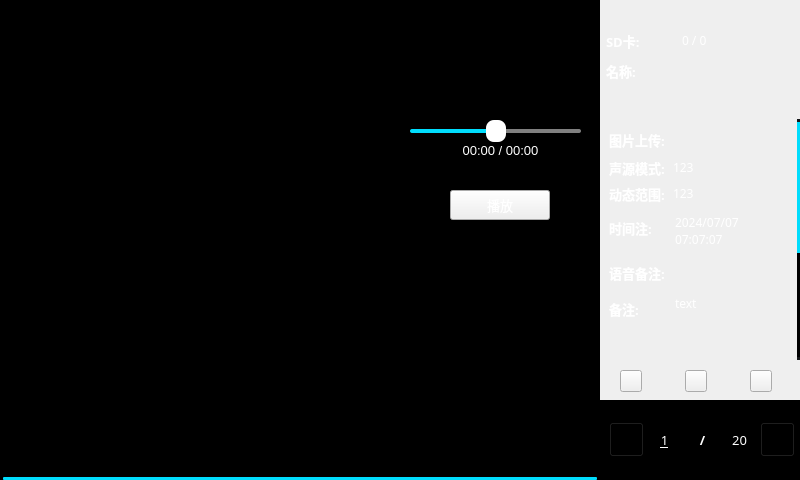
<?xml version="1.0" encoding="UTF-8"?>
<ui version="4.0">
 <class>hp_preview</class>
 <widget class="QWidget" name="hp_preview">
  <property name="geometry">
   <rect>
    <x>0</x>
    <y>0</y>
    <width>800</width>
    <height>480</height>
   </rect>
  </property>
  <property name="windowTitle">
   <string>Form</string>
  </property>
  <widget class="QFrame" name="frame">
   <property name="geometry">
    <rect>
     <x>-200</x>
     <y>0</y>
     <width>1000</width>
     <height>480</height>
    </rect>
   </property>
   <property name="styleSheet">
    <string notr="true"/>
   </property>
   <property name="frameShape">
    <enum>QFrame::NoFrame</enum>
   </property>
   <property name="frameShadow">
    <enum>QFrame::Plain</enum>
   </property>
   <widget class="QWidget" name="previewShow" native="true">
    <property name="geometry">
     <rect>
      <x>200</x>
      <y>0</y>
      <width>600</width>
      <height>450</height>
     </rect>
    </property>
    <property name="styleSheet">
     <string notr="true">background:black;</string>
    </property>
    <widget class="QLabel" name="pictureShow">
     <property name="geometry">
      <rect>
       <x>0</x>
       <y>0</y>
       <width>601</width>
       <height>360</height>
      </rect>
     </property>
     <property name="text">
      <string/>
     </property>
    </widget>
   </widget>
   <widget class="QFrame" name="frame_pic">
    <property name="geometry">
     <rect>
      <x>800</x>
      <y>119</y>
      <width>200</width>
      <height>241</height>
     </rect>
    </property>
    <property name="styleSheet">
     <string notr="true"/>
    </property>
    <property name="frameShape">
     <enum>QFrame::NoFrame</enum>
    </property>
    <property name="frameShadow">
     <enum>QFrame::Plain</enum>
    </property>
    <widget class="QScrollArea" name="scrollArea_picInfo">
     <property name="geometry">
      <rect>
       <x>0</x>
       <y>0</y>
       <width>200</width>
       <height>241</height>
      </rect>
     </property>
     <property name="styleSheet">
      <string notr="true">
QScrollBar:vertical{    
width:3px;/*整个滑动条的宽度*/
background:rgb(45, 48, 51);
border:none;
margin:3px 0px 3px 0px;/*上下两个小方块的长宽 也控制滑动条宽度*/
}

QScrollBar::handle:vertical{
background:rgb(0, 221, 253);/*中间滑块的颜色*/
border:none;
border-radius:3px;
}

QScrollBar::add-line:vertical {
width: 3px;
background:rgb(22, 24, 26);
border:none;
subcontrol-position:right;
subcontrol-origin:margin;
}
QScrollBar::sub-line:vertical {
border:none;
background:rgb(22, 24, 26);
width: 3px;
subcontrol-origin:margin;
subcontrol-position:left;
}
QScrollBar::top-arrow:vertical{
subcontrol-origin: margin;
height:3px;
width:3px;
border:0px solid rgb(45, 48, 51);
background:rgb(45, 48, 51);
}
QScrollBar::bottom-arrow:vertical{
subcontrol-origin: margin;
height:3px;
width:3px;
border:0px solid rgb(45, 48, 51);
background:rgb(45, 48, 51);
}
QScrollBar::sub-page:vertical{
background:black;
}
QScrollBar::add-page:vertical
{
background:black;
}</string>
     </property>
     <property name="frameShape">
      <enum>QFrame::NoFrame</enum>
     </property>
     <property name="frameShadow">
      <enum>QFrame::Plain</enum>
     </property>
     <property name="horizontalScrollBarPolicy">
      <enum>Qt::ScrollBarAlwaysOff</enum>
     </property>
     <property name="sizeAdjustPolicy">
      <enum>QAbstractScrollArea::AdjustToContentsOnFirstShow</enum>
     </property>
     <property name="widgetResizable">
      <bool>true</bool>
     </property>
     <widget class="QWidget" name="scrollAreaWidgetContents_picInfo">
      <property name="geometry">
       <rect>
        <x>0</x>
        <y>-242</y>
        <width>197</width>
        <height>483</height>
       </rect>
      </property>
      <property name="styleSheet">
       <string notr="true">QWidget{background:transparent;border:none;}</string>
      </property>
      <layout class="QFormLayout" name="formLayout">
       <item row="2" column="0">
        <widget class="QLabel" name="label_ASM">
         <property name="font">
          <font>
           <family>微软雅黑</family>
           <pointsize>10</pointsize>
           <weight>75</weight>
           <bold>true</bold>
          </font>
         </property>
         <property name="styleSheet">
          <string notr="true">color:white;</string>
         </property>
         <property name="text">
          <string>声源模式:</string>
         </property>
        </widget>
       </item>
       <item row="2" column="1">
        <widget class="QLineEdit" name="edit_ASM">
         <property name="font">
          <font>
           <family>微软雅黑</family>
           <pointsize>9</pointsize>
          </font>
         </property>
         <property name="styleSheet">
          <string notr="true">border:0px solid white;
background:transparent;
color:white;
</string>
         </property>
         <property name="text">
          <string>123</string>
         </property>
         <property name="dragEnabled">
          <bool>false</bool>
         </property>
         <property name="readOnly">
          <bool>true</bool>
         </property>
        </widget>
       </item>
       <item row="5" column="0">
        <widget class="QLabel" name="label_dynamic_range">
         <property name="font">
          <font>
           <family>微软雅黑</family>
           <pointsize>10</pointsize>
           <weight>75</weight>
           <bold>true</bold>
          </font>
         </property>
         <property name="styleSheet">
          <string notr="true">color:white;</string>
         </property>
         <property name="text">
          <string>动态范围:</string>
         </property>
        </widget>
       </item>
       <item row="5" column="1">
        <widget class="QLineEdit" name="edit_dynamic_range">
         <property name="font">
          <font>
           <family>微软雅黑</family>
           <pointsize>9</pointsize>
          </font>
         </property>
         <property name="styleSheet">
          <string notr="true">border:0px solid white;
background:transparent;
color:white;
</string>
         </property>
         <property name="text">
          <string>123</string>
         </property>
         <property name="readOnly">
          <bool>true</bool>
         </property>
        </widget>
       </item>
       <item row="8" column="0">
        <widget class="QLabel" name="label_time">
         <property name="font">
          <font>
           <family>微软雅黑</family>
           <pointsize>10</pointsize>
           <weight>75</weight>
           <bold>true</bold>
          </font>
         </property>
         <property name="styleSheet">
          <string notr="true">color:white;</string>
         </property>
         <property name="text">
          <string>时间注:</string>
         </property>
        </widget>
       </item>
       <item row="8" column="1">
        <widget class="QPlainTextEdit" name="edit_time">
         <property name="minimumSize">
          <size>
           <width>0</width>
           <height>45</height>
          </size>
         </property>
         <property name="font">
          <font>
           <family>微软雅黑</family>
           <pointsize>9</pointsize>
          </font>
         </property>
         <property name="styleSheet">
          <string notr="true">border:0px solid white;
background:transparent;
color:white;
</string>
         </property>
         <property name="readOnly">
          <bool>true</bool>
         </property>
         <property name="plainText">
          <string>2024/07/07
07:07:07</string>
         </property>
        </widget>
       </item>
       <item row="9" column="0">
        <widget class="QLabel" name="label_voice_notes">
         <property name="font">
          <font>
           <family>微软雅黑</family>
           <pointsize>10</pointsize>
           <weight>75</weight>
           <bold>true</bold>
          </font>
         </property>
         <property name="styleSheet">
          <string notr="true">color:white;</string>
         </property>
         <property name="text">
          <string>语音备注:</string>
         </property>
        </widget>
       </item>
       <item row="9" column="1">
        <widget class="QToolButton" name="toolButton_voiceNotes">
         <property name="minimumSize">
          <size>
           <width>100</width>
           <height>24</height>
          </size>
         </property>
         <property name="styleSheet">
          <string notr="true">
QToolButton{
border-image: url(:/res/voicenotes_stop_n.png);
}
</string>
         </property>
         <property name="text">
          <string/>
         </property>
        </widget>
       </item>
       <item row="11" column="0">
        <widget class="QLabel" name="label_notes">
         <property name="font">
          <font>
           <family>微软雅黑</family>
           <pointsize>10</pointsize>
           <weight>75</weight>
           <bold>true</bold>
          </font>
         </property>
         <property name="styleSheet">
          <string notr="true">color:white;</string>
         </property>
         <property name="text">
          <string>备注:</string>
         </property>
        </widget>
       </item>
       <item row="11" column="1">
        <widget class="QPlainTextEdit" name="edit_notes">
         <property name="minimumSize">
          <size>
           <width>0</width>
           <height>70</height>
          </size>
         </property>
         <property name="font">
          <font>
           <family>微软雅黑</family>
           <pointsize>9</pointsize>
          </font>
         </property>
         <property name="styleSheet">
          <string notr="true">color:#ffffff;</string>
         </property>
         <property name="readOnly">
          <bool>true</bool>
         </property>
         <property name="plainText">
          <string>text</string>
         </property>
        </widget>
       </item>
       <item row="12" column="0">
        <widget class="QLabel" name="label_PFPower">
         <property name="font">
          <font>
           <family>微软雅黑</family>
           <pointsize>10</pointsize>
           <weight>50</weight>
           <bold>false</bold>
          </font>
         </property>
         <property name="styleSheet">
          <string notr="true">color:white;</string>
         </property>
         <property name="text">
          <string>声功率:</string>
         </property>
        </widget>
       </item>
       <item row="12" column="1">
        <widget class="QLineEdit" name="edit_PFPower">
         <property name="minimumSize">
          <size>
           <width>0</width>
           <height>30</height>
          </size>
         </property>
         <property name="font">
          <font>
           <family>微软雅黑</family>
           <pointsize>9</pointsize>
          </font>
         </property>
         <property name="styleSheet">
          <string notr="true">border:0px solid white;
background:transparent;
color:white;
</string>
         </property>
         <property name="text">
          <string>123</string>
         </property>
         <property name="readOnly">
          <bool>true</bool>
         </property>
        </widget>
       </item>
       <item row="14" column="0">
        <widget class="QLabel" name="label_range">
         <property name="font">
          <font>
           <family>微软雅黑</family>
           <pointsize>10</pointsize>
           <weight>50</weight>
           <bold>false</bold>
          </font>
         </property>
         <property name="styleSheet">
          <string notr="true">color:white;</string>
         </property>
         <property name="text">
          <string>范围:</string>
         </property>
        </widget>
       </item>
       <item row="14" column="1">
        <widget class="QLineEdit" name="edit_range">
         <property name="minimumSize">
          <size>
           <width>0</width>
           <height>30</height>
          </size>
         </property>
         <property name="font">
          <font>
           <family>微软雅黑</family>
           <pointsize>9</pointsize>
          </font>
         </property>
         <property name="styleSheet">
          <string notr="true">border:0px solid white;
background:transparent;
color:white;
</string>
         </property>
         <property name="text">
          <string>123</string>
         </property>
         <property name="readOnly">
          <bool>true</bool>
         </property>
        </widget>
       </item>
       <item row="16" column="0">
        <widget class="QLabel" name="label_threshold">
         <property name="font">
          <font>
           <family>微软雅黑</family>
           <pointsize>10</pointsize>
           <weight>50</weight>
           <bold>false</bold>
          </font>
         </property>
         <property name="styleSheet">
          <string notr="true">color:white;</string>
         </property>
         <property name="text">
          <string>阈值:</string>
         </property>
        </widget>
       </item>
       <item row="16" column="1">
        <widget class="QLineEdit" name="edit_threshold">
         <property name="minimumSize">
          <size>
           <width>0</width>
           <height>30</height>
          </size>
         </property>
         <property name="font">
          <font>
           <family>微软雅黑</family>
           <pointsize>9</pointsize>
          </font>
         </property>
         <property name="styleSheet">
          <string notr="true">border:0px solid white;
background:transparent;
color:white;
</string>
         </property>
         <property name="text">
          <string>123</string>
         </property>
         <property name="readOnly">
          <bool>true</bool>
         </property>
        </widget>
       </item>
       <item row="17" column="0">
        <widget class="QLabel" name="label_freqL">
         <property name="font">
          <font>
           <family>微软雅黑</family>
           <pointsize>10</pointsize>
           <weight>50</weight>
           <bold>false</bold>
          </font>
         </property>
         <property name="styleSheet">
          <string notr="true">color:white;</string>
         </property>
         <property name="text">
          <string>频域下界:</string>
         </property>
        </widget>
       </item>
       <item row="17" column="1">
        <widget class="QLineEdit" name="edit_freqL">
         <property name="minimumSize">
          <size>
           <width>0</width>
           <height>30</height>
          </size>
         </property>
         <property name="font">
          <font>
           <family>微软雅黑</family>
           <pointsize>9</pointsize>
          </font>
         </property>
         <property name="styleSheet">
          <string notr="true">border:0px solid white;
background:transparent;
color:white;
</string>
         </property>
         <property name="text">
          <string>123</string>
         </property>
         <property name="readOnly">
          <bool>true</bool>
         </property>
        </widget>
       </item>
       <item row="19" column="0">
        <widget class="QLabel" name="label_freqH">
         <property name="font">
          <font>
           <family>微软雅黑</family>
           <pointsize>10</pointsize>
           <weight>50</weight>
           <bold>false</bold>
          </font>
         </property>
         <property name="styleSheet">
          <string notr="true">color:white;</string>
         </property>
         <property name="text">
          <string>频域上界:</string>
         </property>
        </widget>
       </item>
       <item row="19" column="1">
        <widget class="QLineEdit" name="edit_freqH">
         <property name="minimumSize">
          <size>
           <width>0</width>
           <height>30</height>
          </size>
         </property>
         <property name="font">
          <font>
           <family>微软雅黑</family>
           <pointsize>9</pointsize>
          </font>
         </property>
         <property name="styleSheet">
          <string notr="true">border:0px solid white;
background:transparent;
color:white;
</string>
         </property>
         <property name="text">
          <string>123</string>
         </property>
         <property name="readOnly">
          <bool>true</bool>
         </property>
        </widget>
       </item>
       <item row="1" column="0">
        <widget class="QLabel" name="label_PicUpload">
         <property name="font">
          <font>
           <family>微软雅黑</family>
           <pointsize>10</pointsize>
           <weight>75</weight>
           <bold>true</bold>
          </font>
         </property>
         <property name="styleSheet">
          <string notr="true">color:white;</string>
         </property>
         <property name="text">
          <string>图片上传:</string>
         </property>
        </widget>
       </item>
       <item row="1" column="1">
        <widget class="QToolButton" name="toolButton_PicUpload">
         <property name="minimumSize">
          <size>
           <width>100</width>
           <height>24</height>
          </size>
         </property>
         <property name="styleSheet">
          <string notr="true">QToolButton{
border-image: url(:/res/label_Background_n.png);
color:white;}
QToolButton::pressed{
border-image: url(:/res/label_Background_s.png);
color:white;}</string>
         </property>
         <property name="text">
          <string/>
         </property>
        </widget>
       </item>
      </layout>
     </widget>
    </widget>
   </widget>
   <widget class="QFrame" name="frame_button">
    <property name="geometry">
     <rect>
      <x>800</x>
      <y>360</y>
      <width>201</width>
      <height>40</height>
     </rect>
    </property>
    <property name="frameShape">
     <enum>QFrame::NoFrame</enum>
    </property>
    <property name="frameShadow">
     <enum>QFrame::Plain</enum>
    </property>
    <widget class="QToolButton" name="toolButton_edit">
     <property name="geometry">
      <rect>
       <x>20</x>
       <y>10</y>
       <width>22</width>
       <height>22</height>
      </rect>
     </property>
     <property name="styleSheet">
      <string notr="true">
QToolButton{
border-image: url(:/res/edit_n.png);
}

QToolButton::pressed{
border-image: url(:/res/edit_s.png);
}

QToolButton::disabled{
border-image: url(:/res/edit_d.png);
}
</string>
     </property>
     <property name="text">
      <string/>
     </property>
     <property name="iconSize">
      <size>
       <width>22</width>
       <height>22</height>
      </size>
     </property>
    </widget>
    <widget class="QToolButton" name="toolButton_delete">
     <property name="geometry">
      <rect>
       <x>85</x>
       <y>10</y>
       <width>22</width>
       <height>22</height>
      </rect>
     </property>
     <property name="styleSheet">
      <string notr="true">
QToolButton{
border-image: url(:/res/delete_n.png);
}

QToolButton::pressed{
border-image: url(:/res/delete_s.png);
}

QToolButton::disabled{
border-image: url(:/res/delete_d.png);
}
</string>
     </property>
     <property name="text">
      <string/>
     </property>
    </widget>
    <widget class="QToolButton" name="toolButton_close">
     <property name="geometry">
      <rect>
       <x>150</x>
       <y>10</y>
       <width>22</width>
       <height>22</height>
      </rect>
     </property>
     <property name="styleSheet">
      <string notr="true">
QToolButton{
border-image: url(:/res/return_n.png);
}

QToolButton::pressed{
border-image: url(:/res/return_s.png);
}

QToolButton::disabled{
border-image: url(:/res/return_d.png);
}
</string>
     </property>
     <property name="text">
      <string/>
     </property>
    </widget>
   </widget>
   <widget class="QPlainTextEdit" name="edit_name">
    <property name="geometry">
     <rect>
      <x>880</x>
      <y>60</y>
      <width>111</width>
      <height>61</height>
     </rect>
    </property>
    <property name="font">
     <font>
      <family>微软雅黑</family>
      <pointsize>9</pointsize>
     </font>
    </property>
    <property name="styleSheet">
     <string notr="true">border:0px solid white;
background:transparent;
color:white;
</string>
    </property>
    <property name="verticalScrollBarPolicy">
     <enum>Qt::ScrollBarAlwaysOff</enum>
    </property>
    <property name="horizontalScrollBarPolicy">
     <enum>Qt::ScrollBarAlwaysOff</enum>
    </property>
    <property name="readOnly">
     <bool>true</bool>
    </property>
    <property name="plainText">
     <string/>
    </property>
   </widget>
   <widget class="QLabel" name="label_name">
    <property name="geometry">
     <rect>
      <x>806</x>
      <y>60</y>
      <width>41</width>
      <height>21</height>
     </rect>
    </property>
    <property name="font">
     <font>
      <family>微软雅黑</family>
      <pointsize>10</pointsize>
      <weight>75</weight>
      <bold>true</bold>
     </font>
    </property>
    <property name="styleSheet">
     <string notr="true">color:white;</string>
    </property>
    <property name="text">
     <string>名称:</string>
    </property>
   </widget>
   <widget class="QLabel" name="label_SD">
    <property name="geometry">
     <rect>
      <x>806</x>
      <y>30</y>
      <width>71</width>
      <height>21</height>
     </rect>
    </property>
    <property name="font">
     <font>
      <family>微软雅黑</family>
      <pointsize>10</pointsize>
      <weight>75</weight>
      <bold>true</bold>
     </font>
    </property>
    <property name="styleSheet">
     <string notr="true">color:white;</string>
    </property>
    <property name="text">
     <string>SD卡:</string>
    </property>
   </widget>
   <widget class="QLineEdit" name="edit_SD">
    <property name="geometry">
     <rect>
      <x>880</x>
      <y>30</y>
      <width>121</width>
      <height>21</height>
     </rect>
    </property>
    <property name="font">
     <font>
      <family>微软雅黑</family>
      <pointsize>9</pointsize>
     </font>
    </property>
    <property name="styleSheet">
     <string notr="true">border:0px solid white;
background:transparent;
color:white;
</string>
    </property>
    <property name="text">
     <string>0 / 0</string>
    </property>
    <property name="dragEnabled">
     <bool>false</bool>
    </property>
    <property name="readOnly">
     <bool>true</bool>
    </property>
   </widget>
   <widget class="QFrame" name="frame_vid">
    <property name="geometry">
     <rect>
      <x>600</x>
      <y>110</y>
      <width>200</width>
      <height>250</height>
     </rect>
    </property>
    <property name="styleSheet">
     <string notr="true">QFrame{
border:0px solid gray;
background:transparent;}</string>
    </property>
    <property name="frameShape">
     <enum>QFrame::NoFrame</enum>
    </property>
    <property name="frameShadow">
     <enum>QFrame::Plain</enum>
    </property>
    <widget class="QToolButton" name="toolButton_videoPlay">
     <property name="geometry">
      <rect>
       <x>50</x>
       <y>80</y>
       <width>100</width>
       <height>30</height>
      </rect>
     </property>
     <property name="font">
      <font>
       <family>微软雅黑</family>
       <pointsize>10</pointsize>
       <weight>50</weight>
       <bold>false</bold>
      </font>
     </property>
     <property name="styleSheet">
      <string notr="true">QToolButton{
border-image: url(:/res/label_Background_n.png);
color:white;}
QToolButton::pressed{
border-image: url(:/res/label_Background_s.png);
color:white;}</string>
     </property>
     <property name="text">
      <string>播放</string>
     </property>
    </widget>
    <widget class="QSlider" name="slider_video">
     <property name="enabled">
      <bool>false</bool>
     </property>
     <property name="geometry">
      <rect>
       <x>10</x>
       <y>10</y>
       <width>171</width>
       <height>22</height>
      </rect>
     </property>
     <property name="styleSheet">
      <string notr="true">QSlider::groove:horizontal{
	border:0px solid #bbb;
}

QSlider::sub-page:horizontal{          /*进度条左边*/
	background-color:rgb(0, 221, 253);
	border-radius:2px;
	margin-top:9px;
	margin-bottom:9px;
}
QSlider::add-page:horizontal{       /*进度条右边*/
	background:gray;
	border:0px solid #777;
	border-radius:2px;
	margin-top:9px;
	margin-bottom:9px;
}
QSlider::handle:horizontal{         /*滑块*/
	border:0px solid white;
	background:#ffffff;
	border-radius:8px;
	width: 20px;
	margin-top:0px;
	margin-bottom:0px;
}</string>
     </property>
     <property name="value">
      <number>50</number>
     </property>
     <property name="orientation">
      <enum>Qt::Horizontal</enum>
     </property>
     <property name="tickPosition">
      <enum>QSlider::NoTicks</enum>
     </property>
    </widget>
    <widget class="QLabel" name="label_videoPlayTime">
     <property name="geometry">
      <rect>
       <x>10</x>
       <y>30</y>
       <width>181</width>
       <height>21</height>
      </rect>
     </property>
     <property name="font">
      <font>
       <pointsize>10</pointsize>
      </font>
     </property>
     <property name="layoutDirection">
      <enum>Qt::LeftToRight</enum>
     </property>
     <property name="styleSheet">
      <string notr="true">color:white;</string>
     </property>
     <property name="text">
      <string>00:00 / 00:00</string>
     </property>
     <property name="alignment">
      <set>Qt::AlignCenter</set>
     </property>
    </widget>
   </widget>
   <widget class="QToolButton" name="toolButton_videoStop">
    <property name="geometry">
     <rect>
      <x>20</x>
      <y>20</y>
      <width>22</width>
      <height>22</height>
     </rect>
    </property>
    <property name="font">
     <font>
      <family>微软雅黑</family>
      <pointsize>10</pointsize>
      <weight>50</weight>
      <bold>false</bold>
     </font>
    </property>
    <property name="styleSheet">
     <string notr="true">
QToolButton{
background-image: url(:/res/return_n.png);
}

QToolButton::pressed{
border-image: url(:/res/return_s.png);
}

QToolButton::disabled{
border-image: url(:/res/return_d.png);
}</string>
    </property>
    <property name="text">
     <string/>
    </property>
   </widget>
   <widget class="QSlider" name="slider_video_2">
    <property name="enabled">
     <bool>false</bool>
    </property>
    <property name="geometry">
     <rect>
      <x>20</x>
      <y>80</y>
      <width>31</width>
      <height>331</height>
     </rect>
    </property>
    <property name="styleSheet">
     <string notr="true">QSlider::groove:vertical{
	border:0px solid #bbb;
}

QSlider::add-page:vertical{          /*进度条左边*/
	background-color:rgb(0, 221, 253);
	border-radius:2px;
	margin-left:13px;
	margin-right:13px;
}
QSlider::sub-page:vertical{       /*进度条右边*/
	background:gray;
	border:0px solid #777;
	border-radius:2px;
	margin-left:13px;
	margin-right:13px;
}
QSlider::handle:vertical{         /*滑块*/
	border:0px solid white;
	background:#ffffff;
	border-radius:5px;
margin-left:10px;
	margin-right:10px;
height: 10px;
}</string>
    </property>
    <property name="value">
     <number>0</number>
    </property>
    <property name="orientation">
     <enum>Qt::Vertical</enum>
    </property>
    <property name="tickPosition">
     <enum>QSlider::NoTicks</enum>
    </property>
   </widget>
   <widget class="QFrame" name="frame_button_page">
    <property name="geometry">
     <rect>
      <x>800</x>
      <y>400</y>
      <width>200</width>
      <height>80</height>
     </rect>
    </property>
    <property name="styleSheet">
     <string notr="true">background:black;</string>
    </property>
    <property name="frameShape">
     <enum>QFrame::NoFrame</enum>
    </property>
    <property name="frameShadow">
     <enum>QFrame::Plain</enum>
    </property>
    <layout class="QHBoxLayout" name="horizontalLayout">
     <item>
      <widget class="QToolButton" name="toolButton_LastPage">
       <property name="minimumSize">
        <size>
         <width>35</width>
         <height>35</height>
        </size>
       </property>
       <property name="maximumSize">
        <size>
         <width>35</width>
         <height>35</height>
        </size>
       </property>
       <property name="font">
        <font>
         <family>微软雅黑</family>
         <pointsize>10</pointsize>
         <weight>50</weight>
         <bold>false</bold>
        </font>
       </property>
       <property name="styleSheet">
        <string notr="true">QToolButton{
border-image: url(:/res/ToolButton_left_n.png);
}

QToolButton::pressed{
border-image: url(:/res/ToolButton_left_s.png);
}

QToolButton::disabled{
border-image: url(:/res/ToolButton_left_d.png);
}</string>
       </property>
       <property name="text">
        <string/>
       </property>
      </widget>
     </item>
     <item>
      <widget class="QLabel" name="label_page">
       <property name="minimumSize">
        <size>
         <width>35</width>
         <height>35</height>
        </size>
       </property>
       <property name="maximumSize">
        <size>
         <width>35</width>
         <height>35</height>
        </size>
       </property>
       <property name="font">
        <font>
         <family>微软雅黑</family>
         <pointsize>10</pointsize>
         <weight>50</weight>
         <italic>false</italic>
         <bold>false</bold>
         <underline>true</underline>
        </font>
       </property>
       <property name="styleSheet">
        <string notr="true">background-image: url(:/res/ToolButton_Page_s.png);
border:none;
color: white;</string>
       </property>
       <property name="text">
        <string notr="true">1</string>
       </property>
       <property name="alignment">
        <set>Qt::AlignCenter</set>
       </property>
      </widget>
     </item>
     <item>
      <widget class="QLabel" name="label_xiegang">
       <property name="minimumSize">
        <size>
         <width>35</width>
         <height>35</height>
        </size>
       </property>
       <property name="maximumSize">
        <size>
         <width>35</width>
         <height>35</height>
        </size>
       </property>
       <property name="font">
        <font>
         <family>微软雅黑</family>
         <pointsize>10</pointsize>
         <weight>75</weight>
         <bold>true</bold>
        </font>
       </property>
       <property name="styleSheet">
        <string notr="true">border:white;color:white;</string>
       </property>
       <property name="text">
        <string notr="true">/</string>
       </property>
       <property name="alignment">
        <set>Qt::AlignCenter</set>
       </property>
      </widget>
     </item>
     <item>
      <widget class="QLabel" name="label_allPage">
       <property name="minimumSize">
        <size>
         <width>35</width>
         <height>35</height>
        </size>
       </property>
       <property name="maximumSize">
        <size>
         <width>35</width>
         <height>35</height>
        </size>
       </property>
       <property name="font">
        <font>
         <family>微软雅黑</family>
         <pointsize>10</pointsize>
         <weight>50</weight>
         <bold>false</bold>
        </font>
       </property>
       <property name="styleSheet">
        <string notr="true">border:white;color:white;</string>
       </property>
       <property name="text">
        <string notr="true">20</string>
       </property>
       <property name="alignment">
        <set>Qt::AlignCenter</set>
       </property>
      </widget>
     </item>
     <item>
      <widget class="QToolButton" name="toolButton_NextPage">
       <property name="minimumSize">
        <size>
         <width>35</width>
         <height>35</height>
        </size>
       </property>
       <property name="maximumSize">
        <size>
         <width>35</width>
         <height>35</height>
        </size>
       </property>
       <property name="font">
        <font>
         <family>微软雅黑</family>
         <pointsize>10</pointsize>
         <weight>50</weight>
         <bold>false</bold>
        </font>
       </property>
       <property name="styleSheet">
        <string notr="true">QToolButton{
border-image: url(:/res/ToolButton_right_n.png);
}

QToolButton::pressed{
border-image: url(:/res/ToolButton_right_s.png);
}

QToolButton::disabled{
border-image: url(:/res/ToolButton_right_d.png);
}</string>
       </property>
       <property name="text">
        <string/>
       </property>
      </widget>
     </item>
    </layout>
   </widget>
   <zorder>previewShow</zorder>
   <zorder>frame_button</zorder>
   <zorder>edit_name</zorder>
   <zorder>label_name</zorder>
   <zorder>label_SD</zorder>
   <zorder>edit_SD</zorder>
   <zorder>frame_pic</zorder>
   <zorder>frame_vid</zorder>
   <zorder>toolButton_videoStop</zorder>
   <zorder>slider_video_2</zorder>
   <zorder>frame_button_page</zorder>
  </widget>
  <widget class="QListWidget" name="listWidget">
   <property name="geometry">
    <rect>
     <x>0</x>
     <y>360</y>
     <width>600</width>
     <height>120</height>
    </rect>
   </property>
   <property name="focusPolicy">
    <enum>Qt::NoFocus</enum>
   </property>
   <property name="styleSheet">
    <string notr="true">
QListWidget{
	background:#000000;
	color:#ffffff;
	border:0px solid grey;
}
QListView::item:selected{
	background:grey; 
	border:0px solid rgb(0, 221, 253);
}
QListView::item:selected:!active{
    border:0px solid rgb(0, 221, 253);
	background:grey;
}
QScrollBar:horizontal{    
height:3px;
background: #16181a;
border:none;
margin:0px 3px 0px 3px;
}
QScrollBar::handle:horizontal{
background:rgb(0, 221, 253);
border:none;
min-width:3px;
border-radius:1px;
}

QScrollBar::add-line:horizontal {
width: 0px;
background:black;
border:none;
subcontrol-position:right;
subcontrol-origin:margin;
}
QScrollBar::sub-line:horizontal {
width: 0px;
background:black;                                                                                                                                                                                                                                                                                                                                                                 
border:none;
subcontrol-position:left;
subcontrol-origin:margin;

}
QScrollBar::sub-page:horizontal
{
background:black;
}
QScrollBar::add-page:horizontal
{
background:black;
}
/*


QScrollBar:vertical{    
width:3px;/*整个滑动条的宽度
background:rgb(45, 48, 51);
border:none;
margin:3px 0px 3px 0px;/*上下两个小方块的长宽 也控制滑动条宽度
}

QScrollBar::handle:vertical{
background:rgb(0, 221, 253);/*中间滑块的颜色
border:none;
border-radius:3px;
}

QScrollBar::add-line:vertical {
width: 3px;
background:rgb(22, 24, 26);
border:none;
subcontrol-position:right;
subcontrol-origin:margin;
}
QScrollBar::sub-line:vertical {
border:none;
background:rgb(22, 24, 26);
width: 3px;
subcontrol-origin:margin;
subcontrol-position:left;
}
QScrollBar::top-arrow:vertical{
subcontrol-origin: margin;
height:3px;
width:3px;
border:0px solid rgb(45, 48, 51);
background:rgb(45, 48, 51);
}
QScrollBar::bottom-arrow:vertical{
subcontrol-origin: margin;
height:3px;
width:3px;
border:0px solid rgb(45, 48, 51);
background:rgb(45, 48, 51);
}
QScrollBar::sub-page:vertical{
background:black;
}
QScrollBar::add-page:vertical
{
background:black;
}

*/</string>
   </property>
   <property name="verticalScrollBarPolicy">
    <enum>Qt::ScrollBarAlwaysOff</enum>
   </property>
   <property name="horizontalScrollBarPolicy">
    <enum>Qt::ScrollBarAlwaysOn</enum>
   </property>
   <property name="dragDropMode">
    <enum>QAbstractItemView::DragDrop</enum>
   </property>
   <property name="defaultDropAction">
    <enum>Qt::CopyAction</enum>
   </property>
   <property name="verticalScrollMode">
    <enum>QAbstractItemView::ScrollPerPixel</enum>
   </property>
   <property name="horizontalScrollMode">
    <enum>QAbstractItemView::ScrollPerPixel</enum>
   </property>
   <property name="movement">
    <enum>QListView::Snap</enum>
   </property>
   <property name="flow">
    <enum>QListView::LeftToRight</enum>
   </property>
   <property name="resizeMode">
    <enum>QListView::Fixed</enum>
   </property>
   <property name="viewMode">
    <enum>QListView::IconMode</enum>
   </property>
  </widget>
 </widget>
 <resources/>
 <connections/>
</ui>
